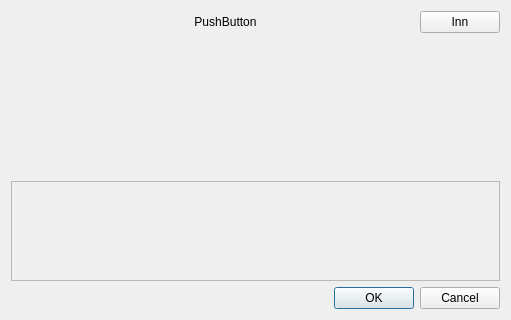
<?xml version="1.0" encoding="UTF-8"?>
<ui version="4.0">
 <class>mfDosageDialog</class>
 <widget class="QDialog" name="mfDosageDialog">
  <property name="geometry">
   <rect>
    <x>0</x>
    <y>0</y>
    <width>511</width>
    <height>320</height>
   </rect>
  </property>
  <property name="sizePolicy">
   <sizepolicy hsizetype="Fixed" vsizetype="Minimum">
    <horstretch>0</horstretch>
    <verstretch>0</verstretch>
   </sizepolicy>
  </property>
  <property name="windowTitle">
   <string/>
  </property>
  <layout class="QGridLayout" name="gridLayout_4">
   <item row="0" column="0" colspan="2">
    <layout class="QHBoxLayout" name="horizontalLayout_4">
     <item>
      <widget class="QLabel" name="iconInteractionLabel">
       <property name="minimumSize">
        <size>
         <width>20</width>
         <height>20</height>
        </size>
       </property>
       <property name="maximumSize">
        <size>
         <width>20</width>
         <height>20</height>
        </size>
       </property>
       <property name="text">
        <string/>
       </property>
      </widget>
     </item>
     <item>
      <widget class="QPushButton" name="drugNameButton">
       <property name="sizePolicy">
        <sizepolicy hsizetype="Expanding" vsizetype="Minimum">
         <horstretch>0</horstretch>
         <verstretch>0</verstretch>
        </sizepolicy>
       </property>
       <property name="text">
        <string>PushButton</string>
       </property>
       <property name="flat">
        <bool>true</bool>
       </property>
      </widget>
     </item>
     <item>
      <widget class="QPushButton" name="innButton">
       <property name="text">
        <string>Inn</string>
       </property>
       <property name="checkable">
        <bool>true</bool>
       </property>
      </widget>
     </item>
    </layout>
   </item>
   <item row="3" column="0" colspan="2">
    <widget class="QTextEdit" name="resultTextBrowser">
     <property name="enabled">
      <bool>false</bool>
     </property>
     <property name="maximumSize">
      <size>
       <width>16777215</width>
       <height>100</height>
      </size>
     </property>
     <property name="readOnly">
      <bool>true</bool>
     </property>
     <property name="html">
      <string>&lt;!DOCTYPE HTML PUBLIC &quot;-//W3C//DTD HTML 4.0//EN&quot; &quot;http://www.w3.org/TR/REC-html40/strict.dtd&quot;&gt;
&lt;html&gt;&lt;head&gt;&lt;meta name=&quot;qrichtext&quot; content=&quot;1&quot; /&gt;&lt;style type=&quot;text/css&quot;&gt;
p, li { white-space: pre-wrap; }
&lt;/style&gt;&lt;/head&gt;&lt;body style=&quot; font-family:'Lucida Grande'; font-size:13pt; font-weight:400; font-style:normal;&quot;&gt;
&lt;p style=&quot;-qt-paragraph-type:empty; margin-top:0px; margin-bottom:0px; margin-left:0px; margin-right:0px; -qt-block-indent:0; text-indent:0px;&quot;&gt;&lt;/p&gt;&lt;/body&gt;&lt;/html&gt;</string>
     </property>
    </widget>
   </item>
   <item row="4" column="0">
    <spacer name="horizontalSpacer">
     <property name="orientation">
      <enum>Qt::Horizontal</enum>
     </property>
     <property name="sizeHint" stdset="0">
      <size>
       <width>322</width>
       <height>20</height>
      </size>
     </property>
    </spacer>
   </item>
   <item row="4" column="1">
    <widget class="QDialogButtonBox" name="buttonBox">
     <property name="sizePolicy">
      <sizepolicy hsizetype="Fixed" vsizetype="Fixed">
       <horstretch>0</horstretch>
       <verstretch>0</verstretch>
      </sizepolicy>
     </property>
     <property name="orientation">
      <enum>Qt::Horizontal</enum>
     </property>
     <property name="standardButtons">
      <set>QDialogButtonBox::Cancel|QDialogButtonBox::Ok</set>
     </property>
    </widget>
   </item>
   <item row="1" column="0" colspan="2">
    <widget class="mfDosageViewer" name="dosageViewer" native="true">
     <property name="sizePolicy">
      <sizepolicy hsizetype="Expanding" vsizetype="Expanding">
       <horstretch>0</horstretch>
       <verstretch>0</verstretch>
      </sizepolicy>
     </property>
    </widget>
   </item>
  </layout>
 </widget>
 <customwidgets>
  <customwidget>
   <class>mfDosageViewer</class>
   <extends>QWidget</extends>
   <header location="global">dosagedialog/mfDosageViewer.h</header>
   <container>1</container>
  </customwidget>
 </customwidgets>
 <resources/>
 <connections>
  <connection>
   <sender>buttonBox</sender>
   <signal>accepted()</signal>
   <receiver>mfDosageDialog</receiver>
   <slot>accept()</slot>
   <hints>
    <hint type="sourcelabel">
     <x>731</x>
     <y>424</y>
    </hint>
    <hint type="destinationlabel">
     <x>157</x>
     <y>274</y>
    </hint>
   </hints>
  </connection>
  <connection>
   <sender>buttonBox</sender>
   <signal>rejected()</signal>
   <receiver>mfDosageDialog</receiver>
   <slot>reject()</slot>
   <hints>
    <hint type="sourcelabel">
     <x>731</x>
     <y>424</y>
    </hint>
    <hint type="destinationlabel">
     <x>286</x>
     <y>274</y>
    </hint>
   </hints>
  </connection>
 </connections>
</ui>
